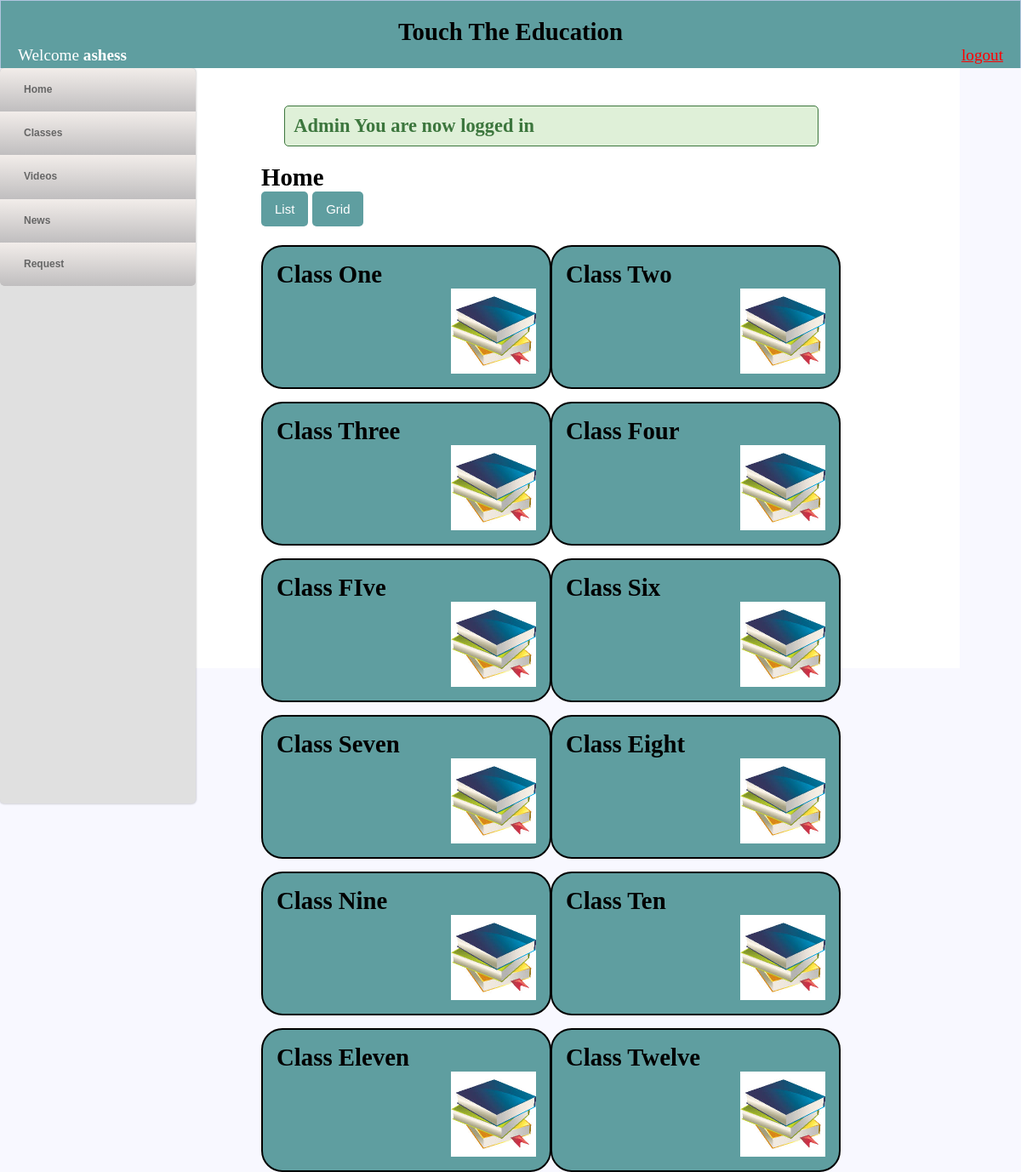
Page /TTED/index.php (signed in) on the committed database.
### tables this page shows
CREATE TABLE IF NOT EXISTS `class` (
  `id` int(11) NOT NULL AUTO_INCREMENT,
  `name` varchar(222) NOT NULL,
  `status` int(11) NOT NULL,
  PRIMARY KEY (`id`)
);

### TTED/index.php (the view, shortened to what this page needs)
<?php include('inc/header.php'); ?>
<h2>Home</h2>
<div id="btnContainer">
<button class="btn" onclick="listView()"><i class="fa fa-bars"></i> List</button>
<button class="btn active" onclick="gridView()"><i class="fa fa-th-large"></i> Grid</button>
</div>
<br>
  <?php
  $user_check_query = "SELECT * FROM class ";
$result = $db->query($user_check_query);
?>
  <?php if ($result->num_rows > 0) {
while($row = $result->fetch_assoc()) {
  ?>
<div class="">
  <a href='classes.php?classid=<?php echo $row['id']; ?>'><div class="column " id="example1" style="background-color:#5f9ea0;">
    <h2><?php echo $row['name']; ?></h2>
    <img style="float: right; margin: 0px 0px 0px 180px;" src="Books.jpg" width="100" />
  </div></a>
</div>
<?php }}?>
<?php include('inc/sidebar.php'); ?>

### TTED/inc/header.php (shortened to what this page needs)
<!DOCTYPE html>
<html>
<head>
  <link rel="stylesheet" type="text/css" href="style.css">
</head>
<body>
<div class="header">
  <h2>Touch The Education</h2>
 <?php  if (isset($_SESSION['username'])) : ?>
      <p style=" text-align: left; position: absolute;">Welcome <strong><?php echo $_SESSION['username']; ?></strong></p> <p style="text-align: right;"> <a href="index.php?logout='1'" style="color: red;">logout</a> </p>
</div>
<div class="content" >
    <?php if (isset($_SESSION['success'])) : ?>
      <div class="error success" >
        <h3>
          <?php
            echo $_SESSION['success'];
          ?>
        </h3>
      </div>
    <?php endif ?>
    <?php endif ?>

### TTED/inc/sidebar.php (shortened to what this page needs)
</div>
<div id='cssmenu'>
<ul>
 <li><a href="index.php">Home</a></li>
    <li class='has-sub'><a href=''><span>Classes</span></a>
         </li>
      </ul>
  <li class=' has-sub'><a href='Videos.php'><span>Videos</span></a>
<li class='last'><a href='News.php'><span>News</span></a></li>
  <li><a href="Request.php">Request</a></li>
</div>
</body>
</html>

### TTED/style.css (style rules this page uses)
* { margin: 0px; padding: 0px; }
body { font-size: 120%; background: #F8F8FF; }
.header { height: 80px; color: white; background: #5F9EA0; text-align: center; border: 1px solid #B0C4DE; border-bottom: none; padding: 20px; position: fixed; width: 100%; z-index: 122; }
form, .content { margin: 0px auto; padding: 139px; background: #ffffff; float: left; position: absolute; width: 80%; height: 100vh; margin-left: 14%;; margin-top: -15px; }
.btn { padding: 10px; font-size: 15px; color: white; background: #5F9EA0; border: none; border-radius: 5px; }
.error { width: 92%; margin: 0px auto; padding: 10px; border: 1px solid #a94442; color: #a94442; background: #f2dede; border-radius: 5px; text-align: left; }
.success { color: #3c763d; background: #dff0d8; border: 1px solid #3c763d; margin-bottom: 20px; }
#cssmenu { padding: 0; margin: 0; border: 0; }
#cssmenu ul, li { list-style: none; margin: 0; padding: 0; }
#cssmenu ul { position: relative; z-index: 597; float: left; }
#cssmenu ul li { float: left; min-height: 1px; line-height: 1em; vertical-align: middle; }
#cssmenu ul li { float: none; }
#cssmenu span, #cssmenu a { display: inline-block; font-family: Arial, Helvetica, sans-serif; font-size: 12px; text-decoration: none; }
#cssmenu { -moz-border-radius: 5px; -webkit-border-radius: 5px; border-radius: 5px; -moz-background-clip: padding; -webkit-background-clip: padding-box; background-clip: padding-box; -moz-box-shadow: 0 0 2px 1px rgba(0, 0, 0, 0.15); -webkit-box-shadow: 0 0 2px 1px rgba(0, 0, 0, 0.15); box-shadow: 0 0 2px 1px rgba(0, 0, 0, 0.15); font-weight: 600; width: 230px; height: 108vh; position: fixed; background-color: #e0e0e0; margin-top: 80px; }
#cssmenu:after, #cssmenu ul:after { content: ''; display: block; clear: both; }
#cssmenu > ul > li:first-child { -moz-border-radius: 5px 5px 0 0; -webkit-border-radius: 5px 5px 0 0; border-radius: 5px 5px 0 0; -moz-background-clip: padding; -webkit-background-clip: padding-box; background-clip: padding-box; }
#cssmenu > ul > li:last-child { -moz-border-radius: 0 0 5px 5px; -webkit-border-radius: 0 0 5px 5px; border-radius: 0 0 5px 5px; -moz-background-clip: padding; -webkit-background-clip: padding-box; background-clip: padding-box; }
#cssmenu ul, #cssmenu li { width: 100%; }
#cssmenu li { background: #c0bebf ; background-image: -webkit-gradient(linear, left top, left bottom, color-stop(0, #f2edea), color-stop(1, #c0bebf)); background-image: -webkit-linear-gradient(top, #f2edea, #c0bebf); background-image: -moz-linear-gradient(top, #f2edea, #c0bebf); background-image: -ms-linear-gradient(top, #f2edea, #c0bebf); background-image: -o-linear-gradient(top, #f2edea, #c0bebf); background-image: linear-gradient(#f2edea, #c0bebf); }
#cssmenu a { color: #666666; line-height: 160%; padding: 16px 8px 16px 28px; width: 164px; }

### TTED/index.php (style rules this page uses)
#example1 { border: 2px solid black; padding: 16px; border-radius: 25px; margin-bottom: 15px; margin-right: -1px; }
h2 { color: black; }

### TTED/inc/header.php (style rules this page uses)
* { box-sizing: border-box; }
.column { float: left; width: 50%; padding: 40px; border-bottom: 4px solid white; border-right: 6px solid white; }
.btn { border: none; outline: none; padding: 12px 16px; background-color: #5F9EA0; cursor: pointer; }
.btn.active { background-color: #5F9EA0; color: white; }

### rows in the picture
class: name "Class One"
class: name "Class Two"
class: name "Class Three"
class: name "Class Four"
class: name "Class FIve"
class: name "Class Six"
class: name "Class Seven"
class: name "Class Eight"
class: name "Class Nine"
class: name "Class Ten"
class: name "Class Eleven"
class: name "Class Twelve"

### other values in the picture
$_SESSION['username'] "ashess"
$_SESSION['success'] "Admin You are now logged in"
